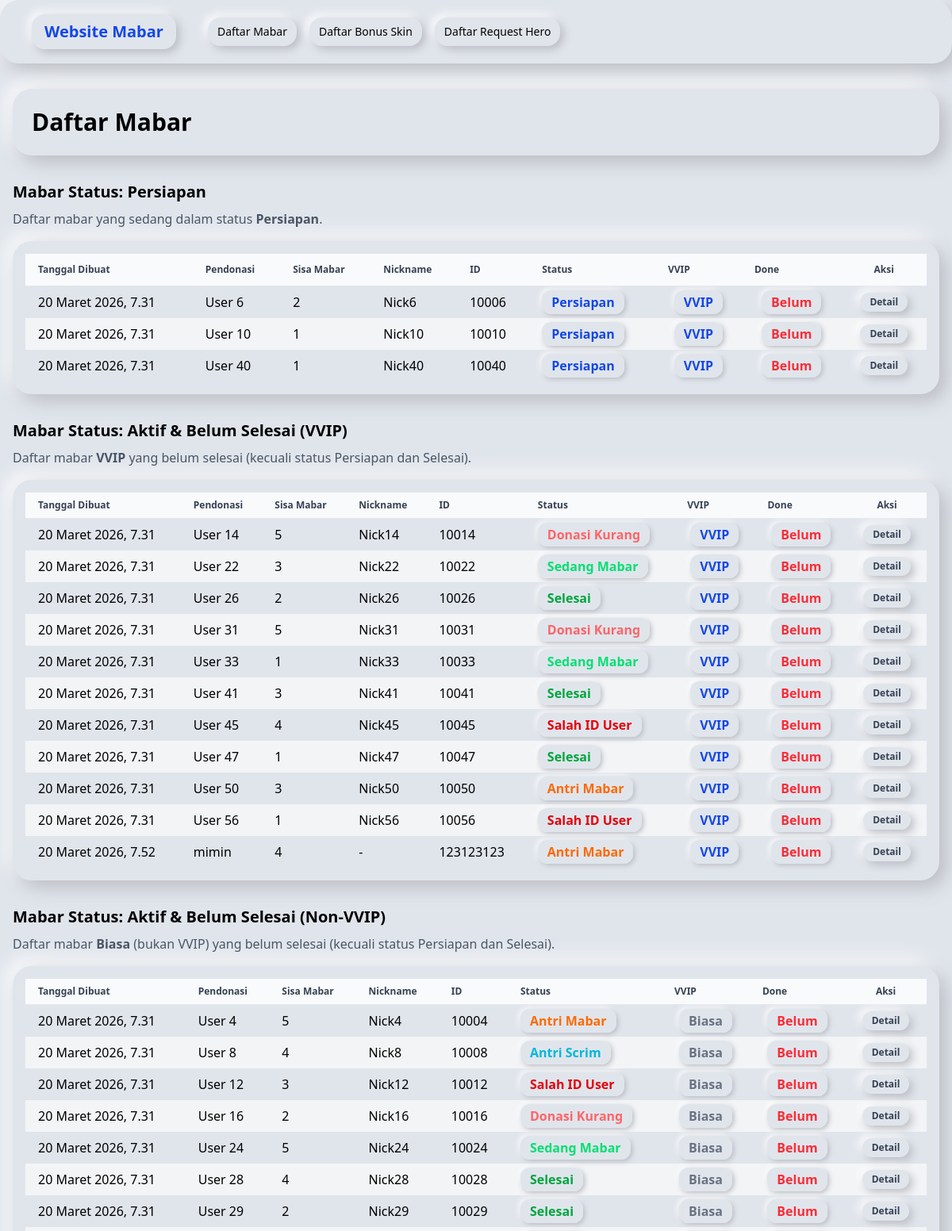
Page /public/list-mabar/ (upper part) on the earlier database version.
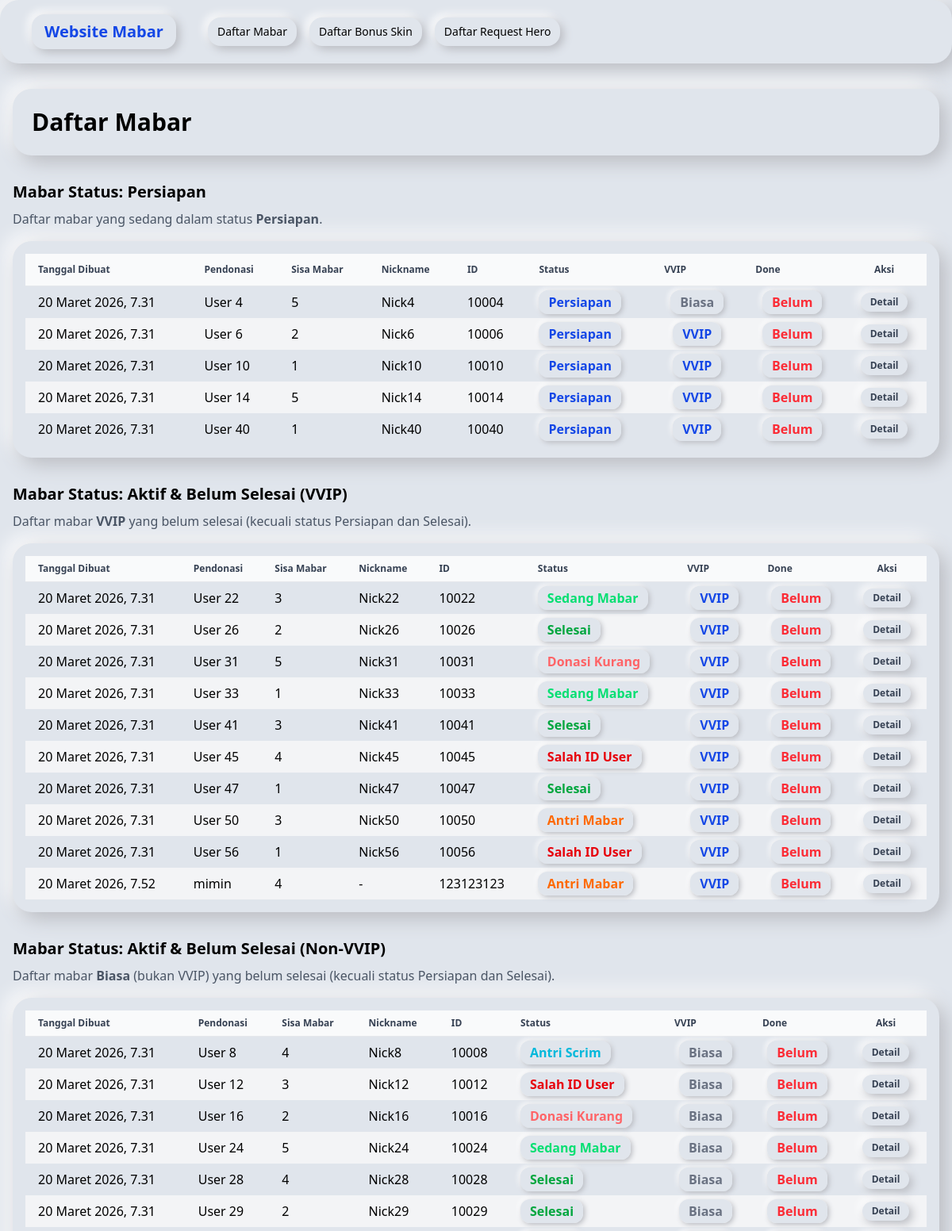
Same page on the later database version.
### mabar/models.py (models this page shows, shortened)
class Mabar(models.Model):
    STATUS_CHOICES = [
        ('antri', 'Antri Mabar'),
        ('antri_scrim', 'Antri Scrim'),
        ('salah_id', 'Salah ID User'),
        ('kurang', 'Donasi Kurang'),
        ('prepare', 'Persiapan'),
        ('in_mabar', 'Sedang Mabar'),
        ('done', 'Selesai'),
    ]
    donate_name = models.CharField(
        max_length=100,
        verbose_name="Pendonasi"
    )
    nickname = models.CharField(
        default="-",
        max_length=100,
        blank=True,
        null=True,
        verbose_name="Nickname"
    )
    id_user = models.IntegerField(
        verbose_name="ID"
    )
    zone_user = models.IntegerField(
        default=0,
        blank=True,
        null=True,
        verbose_name="Zone"
    )
    sisa_mabar = models.IntegerField(
        default=1,
        verbose_name="Sisa Mabar"
    )
    catatan = models.TextField(
        default="Pantau Status mabarmu!",
        blank=True,
        null=True,
        verbose_name="Catatan"
    )
    status = models.CharField(
        max_length=20,
        choices=STATUS_CHOICES,
        default='antri',
        verbose_name="Status"
    )
    date_created = models.DateTimeField(
        auto_now_add=True,
        verbose_name="Tanggal Dibuat"
    )
    is_vvip = models.BooleanField(
        default=False,
        verbose_name="Is VVIP"
    )
    is_done = models.BooleanField(
        default=False,
        verbose_name="Is Done"
    )
    class Meta:
        verbose_name = 'Mabar Record'
        verbose_name_plural = 'Mabar Records'
        ordering = ['-date_created']

### mabar/views.py (the view)
# urls.py: path('list-mabar/', views.mabar_list, name='mabar_list'),
def mabar_list(request):
    records = Mabar.objects.all().order_by('date_created')
    records_show_all_except_done_and_except_prepare = records.filter(is_done=False, status__in=['antri', 'antri_scrim', 'in_mabar', 'salah_id', 'kurang', 'done'])
    records_filter_by_status_prepare = records.filter(status='prepare', is_done=False)
    records_show_all_done = records.filter(is_done=True)
    context = {
        'records_all': records,
        'records_except_done': records_show_all_except_done_and_except_prepare,
        'prepare_records': records_filter_by_status_prepare,
        'done_records': records_show_all_done
    }
    return render(request, 'public/mabar_list.html', context)

### mabar/templates/public/mabar_list.html (shortened to what the changed rows need)
{% extends 'public/base.html' %}
{% block content %}
<div class="flex justify-between items-center mb-8 neu-card p-6">
    <h1 class="text-3xl font-bold">Daftar Mabar</h1>
</div>
<h2 class="text-xl font-semibold mb-2 mt-6">Mabar Status: Persiapan</h2>
<div class="overflow-x-auto mb-8 neu-card p-4">
    <table class="min-w-full divide-y divide-gray-200 bg-transparent rounded-2xl shadow-none">
        <thead class="bg-gray-50">
            <tr>
                <th class="px-4 py-3 text-left text-xs font-bold text-gray-700 whitespace-nowrap">Tanggal Dibuat</th>
                <th class="px-4 py-3 text-left text-xs font-bold text-gray-700 whitespace-nowrap">Pendonasi</th>
                <th class="px-4 py-3 text-left text-xs font-bold text-gray-700 whitespace-nowrap">Sisa Mabar</th>
                <th class="px-4 py-3 text-left text-xs font-bold text-gray-700 whitespace-nowrap">Nickname</th>
                <th class="px-4 py-3 text-left text-xs font-bold text-gray-700 whitespace-nowrap">ID</th>
                <th class="px-4 py-3 text-left text-xs font-bold text-gray-700 whitespace-nowrap">Status</th>
                <th class="px-4 py-3 text-left text-xs font-bold text-gray-700 whitespace-nowrap">VVIP</th>
                <th class="px-4 py-3 text-left text-xs font-bold text-gray-700 whitespace-nowrap">Done</th>
                <th class="px-4 py-3 text-center text-xs font-bold text-gray-700 whitespace-nowrap">Aksi</th>
            </tr>
        </thead>
        <tbody>
            {% for prepare in prepare_records %}
            <tr class="even:bg-gray-100 hover:bg-blue-100 transition-colors duration-100 group">
                <td class="px-4 py-2">{{ prepare.date_created }}</td>
                <td class="px-4 py-2">{{ prepare.donate_name }}</td>
                <td class="px-4 py-2">{{ prepare.sisa_mabar }}</td>
                <td class="px-4 py-2">{{ prepare.nickname }}</td>
                <td class="px-4 py-2">{{ prepare.id_user }}</td>
                <td class="px-4 py-2">
                    {% if prepare.status == 'done' %}
                        <span class="neu-badge text-green-600" title="Selesai">Selesai</span>
                    {% elif prepare.status == 'antri' %}
                        <span class="neu-badge text-orange-500" title="Antri Mabar">Antri Mabar</span>
                    {% elif prepare.status == 'antri_scrim' %}
                        <span class="neu-badge text-cyan-500" title="Antri Scrim">Antri Scrim</span>
                    {% elif prepare.status == 'prepare' %}
                        <span class="neu-badge text-blue-700" title="Persiapan">Persiapan</span>
                    {% elif prepare.status == 'in_mabar' %}
                        <span class="neu-badge text-green-400" title="Sedang Mabar">Sedang Mabar</span>
                    {% elif prepare.status == 'salah_id' %}
                        <span class="neu-badge text-red-600" title="Salah ID User">Salah ID User</span>
                    {% elif prepare.status == 'kurang' %}
                        <span class="neu-badge text-red-400" title="Donasi Kurang">Donasi Kurang</span>
                    {% else %}
                        <span class="neu-badge text-gray-500" title="{{ prepare.status }}">{{ prepare.status }}</span>
                    {% endif %}
                </td>
                <td class="px-4 py-2 text-center">
                    {% if prepare.is_vvip %}
                        <span class="neu-badge text-blue-700" title="VVIP">VVIP </span>
                    {% else %}
                        <span class="neu-badge text-gray-500" title="Biasa">Biasa </span>
                    {% endif %}
                </td>
                <td class="px-4 py-2 text-center">
                    {% if prepare.is_done %}
                        <span class="neu-badge text-green-600" title="Selesai">Selesai <i class="ti ti-circle-check-filled text-green-600"></i></span>
                    {% else %}
                        <span class="neu-badge text-red-500" title="Belum">Belum </span>
                    {% endif %}
                </td>
                <td class="px-4 py-2 text-center">
                    {% if prepare.id %}
                        <div class="flex flex-row gap-2 justify-center">
                            <a href="{% url 'mabar_detail' prepare.id %}" class="neu-btn px-3 py-1 text-xs text-gray-700 font-semibold">Detail</a>
                        </div>
                    {% endif %}
                </td>
            </tr>
            {% endfor %}
        </tbody>
    </table>
</div>
<h2 class="text-xl font-semibold mb-2 mt-6">Mabar Status: Aktif & Belum Selesai (VVIP)</h2>
<div class="overflow-x-auto mb-8 neu-card p-4">
    <table class="min-w-full divide-y divide-gray-200 bg-transparent rounded-2xl shadow-none">
        <thead class="bg-gray-50">
            <tr>
                <th class="px-4 py-2 text-left text-xs font-semibold text-gray-700">Tanggal Dibuat</th>
                <th class="px-4 py-2 text-left text-xs font-semibold text-gray-700">Pendonasi</th>
                <th class="px-4 py-2 text-left text-xs font-semibold text-gray-700">Sisa Mabar</th>
                <th class="px-4 py-2 text-left text-xs font-semibold text-gray-700">Nickname</th>
                <th class="px-4 py-2 text-left text-xs font-semibold text-gray-700">ID</th>
                <th class="px-4 py-2 text-left text-xs font-semibold text-gray-700">Status</th>
                <th class="px-4 py-2 text-left text-xs font-semibold text-gray-700">VVIP</th>
                <th class="px-4 py-2 text-left text-xs font-semibold text-gray-700">Done</th>
                <th class="px-4 py-2 text-center text-xs font-semibold text-gray-700">Aksi</th>
            </tr>
        </thead>
        <tbody>
            {% for record in records_except_done %}
                {% if record.is_vvip %}
                <tr class="even:bg-gray-100 hover:bg-blue-100 transition-colors duration-100 group">
                    <td class="px-4 py-2">{{ record.date_created }}</td>
                    <td class="px-4 py-2">{{ record.donate_name }}</td>
                    <td class="px-4 py-2">{{ record.sisa_mabar }}</td>
                    <td class="px-4 py-2">{{ record.nickname }}</td>
                    <td class="px-4 py-2">{{ record.id_user }}</td>
                    <td class="px-4 py-2">
                        {% if record.status == 'done' %}
                            <span class="neu-badge text-green-600" title="Selesai">Selesai</span>
                        {% elif record.status == 'antri' %}
                            <span class="neu-badge text-orange-500" title="Antri Mabar">Antri Mabar</span>
                        {% elif record.status == 'antri_scrim' %}
                            <span class="neu-badge text-cyan-500" title="Antri Scrim">Antri Scrim</span>
                        {% elif record.status == 'prepare' %}
                            <span class="neu-badge text-blue-700" title="Persiapan">Persiapan</span>
                        {% elif record.status == 'in_mabar' %}
                            <span class="neu-badge text-green-400" title="Sedang Mabar">Sedang Mabar</span>
                        {% elif record.status == 'salah_id' %}
                            <span class="neu-badge text-red-600" title="Salah ID User">Salah ID User</span>
                        {% elif record.status == 'kurang' %}
                            <span class="neu-badge text-red-400" title="Donasi Kurang">Donasi Kurang</span>
                        {% else %}
                            <span class="neu-badge text-gray-500" title="{{ record.status }}">{{ record.status }}</span>
                        {% endif %}
                    </td>
                    <td class="px-4 py-2 text-center">
                        {% if record.is_vvip %}
                            <span class="neu-badge text-blue-700" title="VVIP">VVIP </span>
                        {% else %}
                            <span class="neu-badge text-gray-500" title="Biasa">Biasa <i class="ti ti-xbox-x-filled text-gray-500"></i></span>
                        {% endif %}
                    </td>
                    <td class="px-4 py-2 text-center">
                        {% if record.is_done %}
                            <span class="neu-badge text-green-600" title="Selesai">Selesai <i class="ti ti-circle-check-filled text-green-600"></i></span>
                        {% else %}
                            <span class="neu-badge text-red-500" title="Belum">Belum </span>
                        {% endif %}
                    </td>
                    <td class="px-4 py-2 text-center">
                        {% if record.id %}
                            <div class="flex flex-row gap-2 justify-center">
                                <a href="{% url 'mabar_detail' record.id %}" class="neu-btn px-3 py-1 text-xs text-gray-700 font-semibold">Detail</a>
                            </div>
                        {% endif %}
                    </td>
                </tr>
                {% endif %}
            {% endfor %}
        </tbody>
    </table>
</div>
<h2 class="text-xl font-semibold mb-2 mt-6">Mabar Status: Aktif & Belum Selesai (Non-VVIP)</h2>
<div class="overflow-x-auto mb-8 neu-card p-4">
    <table class="min-w-full divide-y divide-gray-200 bg-transparent rounded-2xl shadow-none">
        <thead class="bg-gray-50">
            <tr>
                <th class="px-4 py-2 text-left text-xs font-semibold text-gray-700">Tanggal Dibuat</th>
                <th class="px-4 py-2 text-left text-xs font-semibold text-gray-700">Pendonasi</th>
                <th class="px-4 py-2 text-left text-xs font-semibold text-gray-700">Sisa Mabar</th>
                <th class="px-4 py-2 text-left text-xs font-semibold text-gray-700">Nickname</th>
                <th class="px-4 py-2 text-left text-xs font-semibold text-gray-700">ID</th>
                <th class="px-4 py-2 text-left text-xs font-semibold text-gray-700">Status</th>
                <th class="px-4 py-2 text-left text-xs font-semibold text-gray-700">VVIP</th>
                <th class="px-4 py-2 text-left text-xs font-semibold text-gray-700">Done</th>
                <th class="px-4 py-2 text-center text-xs font-semibold text-gray-700">Aksi</th>
            </tr>
        </thead>
        <tbody>
            {% for record in records_except_done %}
                {% if not record.is_vvip %}
                <tr class="even:bg-gray-100 hover:bg-blue-100 transition-colors duration-100 group">
                    <td class="px-4 py-2">{{ record.date_created }}</td>
                    <td class="px-4 py-2">{{ record.donate_name }}</td>
                    <td class="px-4 py-2">{{ record.sisa_mabar }}</td>
                    <td class="px-4 py-2">{{ record.nickname }}</td>
                    <td class="px-4 py-2">{{ record.id_user }}</td>
                    <td class="px-4 py-2">
                        {% if record.status == 'done' %}
                            <span class="neu-badge text-green-600" title="Selesai">Selesai</span>
                        {% elif record.status == 'antri' %}
                            <span class="neu-badge text-orange-500" title="Antri Mabar">Antri Mabar</span>
                        {% elif record.status == 'antri_scrim' %}
                            <span class="neu-badge text-cyan-500" title="Antri Scrim">Antri Scrim</span>
                        {% elif record.status == 'prepare' %}
                            <span class="neu-badge text-blue-700" title="Persiapan">Persiapan</span>
                        {% elif record.status == 'in_mabar' %}
                            <span class="neu-badge text-green-400" title="Sedang Mabar">Sedang Mabar</span>
                        {% elif record.status == 'salah_id' %}
                            <span class="neu-badge text-red-600" title="Salah ID User">Salah ID User</span>
                        {% elif record.status == 'kurang' %}
                            <span class="neu-badge text-red-400" title="Donasi Kurang">Donasi Kurang</span>
                        {% else %}
                            <span class="neu-badge text-gray-500" title="{{ record.status }}">{{ record.status }}</span>
                        {% endif %}
                    </td>
                    <td class="px-4 py-2 text-center">
                        {% if record.is_vvip %}
                            <span class="neu-badge text-blue-700" title="VVIP">VVIP <i class="ti ti-circle-check-filled text-blue-700"></i></span>
                        {% else %}
                            <span class="neu-badge text-gray-500" title="Biasa">Biasa </span>
                        {% endif %}
                    </td>
                    <td class="px-4 py-2 text-center">
                        {% if record.is_done %}
                            <span class="neu-badge text-green-600" title="Selesai">Selesai <i class="ti ti-circle-check-filled text-green-600"></i></span>
                        {% else %}
                            <span class="neu-badge text-red-500" title="Belum">Belum </span>
                        {% endif %}
                    </td>
                    <td class="px-4 py-2 text-center">
                        {% if record.id %}
                            <div class="flex flex-row gap-2 justify-center">
                                <a href="{% url 'mabar_detail' record.id %}" class="neu-btn px-3 py-1 text-xs text-gray-700 font-semibold">Detail</a>
                            </div>
                        {% endif %}
                    </td>
                </tr>
                {% endif %}
            {% endfor %}
        </tbody>
    </table>
</div>
{% endblock %}

Differences in the rows shown:
changed Mabar "User 4": moves from the list under "Mabar Status: Aktif & Belum Selesai (Non-VVIP)" to the list under "Mabar Status: Persiapan"
changed Mabar "User 14": moves from the list under "Mabar Status: Aktif & Belum Selesai (VVIP)" to the list under "Mabar Status: Persiapan"
